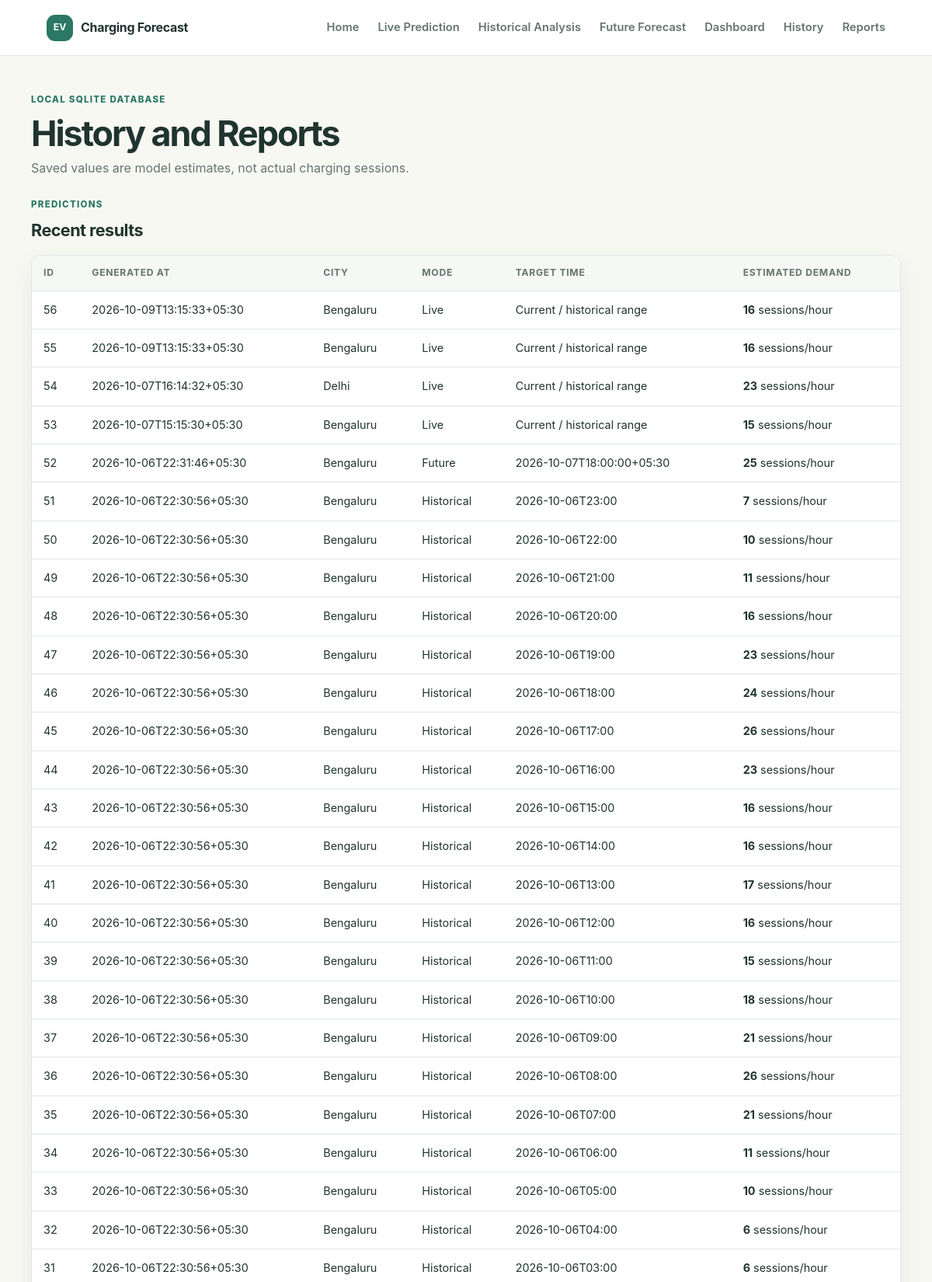
The app's page /history (upper part) with its own data.
### tables this page shows
CREATE TABLE predictions (
                id INTEGER PRIMARY KEY AUTOINCREMENT,
                timestamp TEXT NOT NULL,
                city TEXT NOT NULL,
                prediction_mode TEXT NOT NULL,
                forecast_for TEXT,
                input_data_json TEXT NOT NULL,
                sources_json TEXT NOT NULL,
                predicted_demand REAL NOT NULL,
                traffic_status TEXT,
                traffic_volume REAL,
                average_speed REAL,
                temperature REAL,
                rainfall REAL,
                relative_humidity REAL,
                weather_condition TEXT,
                hour INTEGER,
                day_of_week INTEGER,
                model_version TEXT
            );

### app.py (the view)
    @flask_app.route("/history")
    def history():
        try:
            with connect(flask_app.config["DATABASE"]) as connection:
                predictions = connection.execute(
                    "SELECT * FROM predictions ORDER BY id DESC LIMIT 250"
                ).fetchall()
                analyses = connection.execute(
                    """
                    SELECT id, city, start_date, end_date, created_at
                    FROM historical_analysis ORDER BY id DESC LIMIT 50
                    """
                ).fetchall()
            return render_template("history.html", predictions=predictions, analyses=analyses)
        except sqlite3.Error:
            return render_template("error.html", message="The local database is unavailable."), 503

### database.py (called while the page is built)
@contextmanager
def connect(database_path=None):
    path = database_path or DATABASE_PATH
    connection = sqlite3.connect(path, timeout=15)
    connection.row_factory = sqlite3.Row
    try:
        with connection:
            yield connection
    finally:
        connection.close()

### templates/history.html (shortened to what this page needs)
{% extends "base.html" %}
{% block content %}
<section class="page-heading"><p class="eyebrow">Local SQLite database</p><h1>History and Reports</h1><p>Saved values are model estimates, not actual charging sessions.</p></section>
<section class="section-heading" id="predictions"><div><p class="eyebrow">Predictions</p><h2>Recent results</h2></div></section>
{% if predictions %}
<div class="table-wrap"><table><thead><tr><th>ID</th><th>Generated at</th><th>City</th><th>Mode</th><th>Target time</th><th>Estimated demand</th></tr></thead><tbody>{% for row in predictions %}<tr><td>{{ row.id }}</td><td>{{ row.timestamp }}</td><td>{{ row.city }}</td><td>{{ row.prediction_mode|title }}</td><td>{{ row.forecast_for or 'Current / historical range' }}</td><td><strong>{{ row.predicted_demand|round|int }}</strong> sessions/hour</td></tr>{% endfor %}</tbody></table></div>
{% else %}<div class="empty-state"><h2>No predictions saved</h2><p>Run Live Prediction, Historical Analysis, or Future Forecast to create a record.</p></div>{% endif %}
{% endblock %}

### static/css/style.css (style rules this page uses)
:root { --ink: #20342f; --muted: #65756f; --green: #2b7864; --green-dark: #205d4e; --green-pale: #eaf4ef; --cream: #f8f8f3; --line: #dfe7e2; --white: #ffffff; --orange: #c25a36; --shadow: 0 12px 32px rgba(38, 73, 61, 0.08); }
* { box-sizing: border-box; }
body { margin: 0; color: var(--ink); background: var(--cream); font-family: Inter, "Segoe UI", Arial, sans-serif; line-height: 1.55; }
.eyebrow { margin: 0 0 10px; color: var(--green); text-transform: uppercase; letter-spacing: 0.11em; font-size: 0.72rem; font-weight: 800; }
h1, h2, h3, p { margin-top: 0; }
h1 { margin-bottom: 14px; max-width: 790px; font-size: clamp(2.2rem, 5vw, 3.6rem); line-height: 1.08; letter-spacing: -0.045em; }
h2 { margin-bottom: 10px; font-size: 1.35rem; letter-spacing: -0.025em; line-height: 1.25; }
.section-heading { display: flex; align-items: end; justify-content: space-between; gap: 20px; margin: 22px 0 18px; }
.section-heading h2 { margin-bottom: 0; }
.page-heading { margin: 6px 0 26px; }
.page-heading h1 { margin-bottom: 8px; font-size: clamp(2rem, 4vw, 2.8rem); }
.page-heading > p:last-child { color: var(--muted); }
.table-wrap { overflow-x: auto; border: 1px solid var(--line); border-radius: 12px; background: var(--white); box-shadow: var(--shadow); }
table { width: 100%; border-collapse: collapse; text-align: left; font-size: 0.9rem; }
th, td { padding: 13px 15px; border-bottom: 1px solid var(--line); white-space: nowrap; }
th { color: var(--muted); background: #f5f8f5; font-size: 0.76rem; text-transform: uppercase; letter-spacing: 0.06em; }

### records on screen
predictions: id "56", timestamp "2026-10-09T13:15:33+05:30", city "Bengaluru", prediction_mode "Live", forecast_for "Current / historical range", predicted_demand "16"
predictions: id "55", timestamp "2026-10-09T13:15:33+05:30", city "Bengaluru", prediction_mode "Live", forecast_for "Current / historical range", predicted_demand "16"
predictions: id "54", timestamp "2026-10-07T16:14:32+05:30", city "Delhi", prediction_mode "Live", forecast_for "Current / historical range", predicted_demand "23"
predictions: id "53", timestamp "2026-10-07T15:15:30+05:30", city "Bengaluru", prediction_mode "Live", forecast_for "Current / historical range", predicted_demand "15"
predictions: id "52", timestamp "2026-10-06T22:31:46+05:30", city "Bengaluru", prediction_mode "Future", forecast_for "2026-10-07T18:00:00+05:30", predicted_demand "25"
predictions: id "51", timestamp "2026-10-06T22:30:56+05:30", city "Bengaluru", prediction_mode "Historical", forecast_for "2026-10-06T23:00", predicted_demand "7"
predictions: id "50", timestamp "2026-10-06T22:30:56+05:30", city "Bengaluru", prediction_mode "Historical", forecast_for "2026-10-06T22:00", predicted_demand "10"
predictions: id "49", timestamp "2026-10-06T22:30:56+05:30", city "Bengaluru", prediction_mode "Historical", forecast_for "2026-10-06T21:00", predicted_demand "11"
predictions: id "48", timestamp "2026-10-06T22:30:56+05:30", city "Bengaluru", prediction_mode "Historical", forecast_for "2026-10-06T20:00", predicted_demand "16"
predictions: id "47", timestamp "2026-10-06T22:30:56+05:30", city "Bengaluru", prediction_mode "Historical", forecast_for "2026-10-06T19:00", predicted_demand "23"
predictions: id "46", timestamp "2026-10-06T22:30:56+05:30", city "Bengaluru", prediction_mode "Historical", forecast_for "2026-10-06T18:00", predicted_demand "24"
predictions: id "45", timestamp "2026-10-06T22:30:56+05:30", city "Bengaluru", prediction_mode "Historical", forecast_for "2026-10-06T17:00", predicted_demand "26"
predictions: id "44", timestamp "2026-10-06T22:30:56+05:30", city "Bengaluru", prediction_mode "Historical", forecast_for "2026-10-06T16:00", predicted_demand "23"
predictions: id "43", timestamp "2026-10-06T22:30:56+05:30", city "Bengaluru", prediction_mode "Historical", forecast_for "2026-10-06T15:00", predicted_demand "16"
predictions: id "42", timestamp "2026-10-06T22:30:56+05:30", city "Bengaluru", prediction_mode "Historical", forecast_for "2026-10-06T14:00", predicted_demand "16"
predictions: id "41", timestamp "2026-10-06T22:30:56+05:30", city "Bengaluru", prediction_mode "Historical", forecast_for "2026-10-06T13:00", predicted_demand "17"
predictions: id "40", timestamp "2026-10-06T22:30:56+05:30", city "Bengaluru", prediction_mode "Historical", forecast_for "2026-10-06T12:00", predicted_demand "16"
predictions: id "39", timestamp "2026-10-06T22:30:56+05:30", city "Bengaluru", prediction_mode "Historical", forecast_for "2026-10-06T11:00", predicted_demand "15"
predictions: id "38", timestamp "2026-10-06T22:30:56+05:30", city "Bengaluru", prediction_mode "Historical", forecast_for "2026-10-06T10:00", predicted_demand "18"
predictions: id "37", timestamp "2026-10-06T22:30:56+05:30", city "Bengaluru", prediction_mode "Historical", forecast_for "2026-10-06T09:00", predicted_demand "21"
predictions: id "36", timestamp "2026-10-06T22:30:56+05:30", city "Bengaluru", prediction_mode "Historical", forecast_for "2026-10-06T08:00", predicted_demand "26"
predictions: id "35", timestamp "2026-10-06T22:30:56+05:30", city "Bengaluru", prediction_mode "Historical", forecast_for "2026-10-06T07:00", predicted_demand "21"
predictions: id "34", timestamp "2026-10-06T22:30:56+05:30", city "Bengaluru", prediction_mode "Historical", forecast_for "2026-10-06T06:00", predicted_demand "11"
predictions: id "33", timestamp "2026-10-06T22:30:56+05:30", city "Bengaluru", prediction_mode "Historical", forecast_for "2026-10-06T05:00", predicted_demand "10"
predictions: id "32", timestamp "2026-10-06T22:30:56+05:30", city "Bengaluru", prediction_mode "Historical", forecast_for "2026-10-06T04:00", predicted_demand "6"
predictions: id "31", timestamp "2026-10-06T22:30:56+05:30", city "Bengaluru", prediction_mode "Historical", forecast_for "2026-10-06T03:00", predicted_demand "6"
